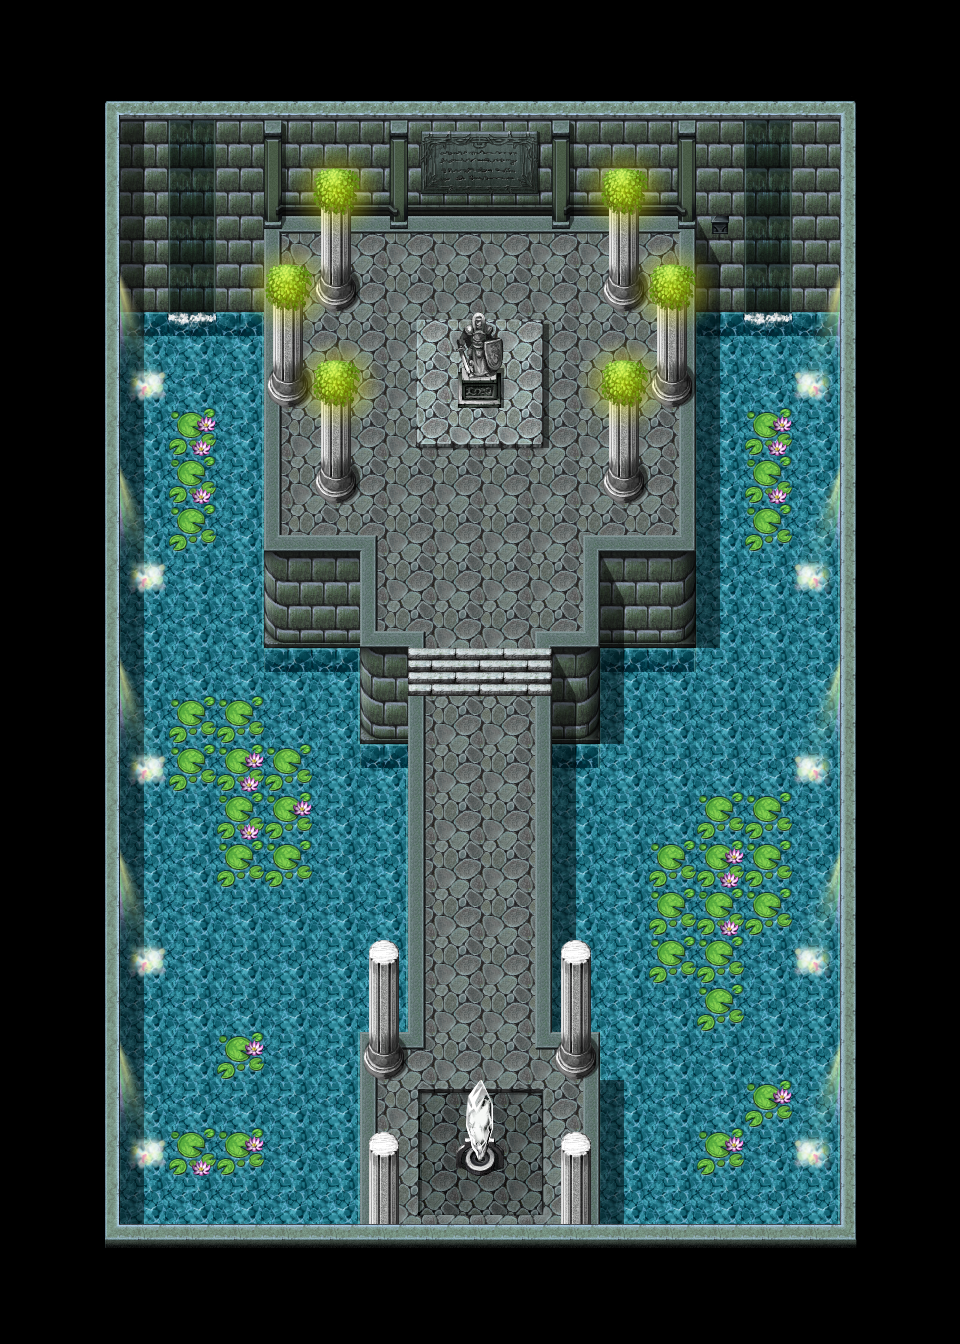

A 2D game scene composited from a Tiled map and its tileset images. What follows is a short description and the map's XML, with each tile layer's data collapsed to a summary:
An orthogonal 40x56 tile map with 24x24 px tiles, 9 tile layers (under0_none, under1_ground, under2_water, under3_reflection, ...), 9 tilesets and 26 objects (2x hero_s_hometown_chief_s_house_b2, note_statue_hero_s_hometown_hero_s_chamb, note_plaque_hero_s_hometown_hero_s_chamb, f, hero_s_hometown_hero_s_chamber, ...).

<map version="1.4" tiledversion="1.4.3" orientation="orthogonal" renderorder="right-down" width="40" height="56" tilewidth="24" tileheight="24" infinite="0" nextlayerid="18" nextobjectid="34">
 <properties>
  <property name="bgm" value="bgm_secret_chamber" />
  <property name="bgs" value="bgs_spring_flow" />
  <property name="lightmap_camera" value="heaven" />
  <property name="lightmap_map" value="bubbles" />
  <property name="step_sound" value="stone" />
 </properties>
 <tileset firstgid="1" name="hero_s_hometown_hero_s_chamber" tilewidth="24" tileheight="24" tilecount="950" columns="38">
  <image source="tilesets/hero_s_hometown_hero_s_chamber.png" width="912" height="600" />
 </tileset>
 <tileset firstgid="951" source="tilesets/fsm_inside01_a1.tsx" />
 <tileset firstgid="1719" source="tilesets/fsm_waterobject01.tsx" />
 <tileset firstgid="2487" source="tilesets/fsm_inside01_b.tsx" />
 <tileset firstgid="3511" source="tilesets/fsm_inside01_e.tsx" />
 <tileset firstgid="4535" source="tilesets/fsm_town01_b.tsx" />
 <tileset firstgid="5559" source="tilesets/fsm_object02.tsx" />
 <tileset firstgid="6327" source="tilesets/fsm_inside01_a2.tsx" />
 <tileset firstgid="7095" source="tilesets/fsm_glow.tsx" />
 <layer id="2" name="under0_none" width="40" height="56">
  <data>[2240 cells, 0 non-empty, 0 distinct tile ids]</data>
 </layer>
 <layer id="1" name="under1_ground" width="40" height="56">
  <data>[2240 cells, 2240 non-empty, 310 distinct tile ids]</data>
 </layer>
 <layer id="3" name="under2_water" width="40" height="56">
  <data>[2240 cells, 728 non-empty, 24 distinct tile ids]</data>
 </layer>
 <layer id="4" name="under3_reflection" width="40" height="56">
  <data>[2240 cells, 696 non-empty, 20 distinct tile ids]</data>
 </layer>
 <layer id="5" name="under4_plants" width="40" height="56">
  <data>[2240 cells, 204 non-empty, 25 distinct tile ids]</data>
 </layer>
 <layer id="6" name="under5_lights" width="40" height="56">
  <data>[2240 cells, 116 non-empty, 28 distinct tile ids]</data>
 </layer>
 <layer id="7" name="over6_objects" width="40" height="56">
  <data>[2240 cells, 94 non-empty, 22 distinct tile ids]</data>
 </layer>
 <layer id="8" name="over7_glow" width="40" height="56">
  <data>[2240 cells, 96 non-empty, 16 distinct tile ids]</data>
 </layer>
 <layer id="9" name="over8_none" width="40" height="56">
  <data>[2240 cells, 0 non-empty, 0 distinct tile ids]</data>
 </layer>
 <objectgroup color="#0055ff" id="17" name="sound" />
 <objectgroup color="#aa0000" id="10" name="collision" visible="0">
  <object id="1" x="696" y="96" width="168" height="1176" />
  <object id="2" x="96" y="96" width="168" height="1176" />
  <object id="4" x="264" y="96" width="432" height="120" />
  <object id="5" x="600" y="264" width="48" height="48" />
  <object id="6" x="312" y="264" width="48" height="48" />
  <object id="7" x="264" y="360" width="48" height="48" />
  <object id="8" x="312" y="456" width="48" height="48" />
  <object id="9" x="456" y="360" width="48" height="48" />
  <object id="10" x="648" y="360" width="48" height="48" />
  <object id="11" x="600" y="456" width="48" height="48" />
  <object id="12" x="264" y="552" width="96" height="720" />
  <object id="13" x="600" y="552" width="96" height="720" />
  <object id="14" x="552" y="648" width="48" height="432" />
  <object id="15" x="360" y="648" width="48" height="432" />
  <object id="16" x="456" y="1128" width="48" height="48" />
  <object id="19" x="408" y="1248" width="144" height="24" />
  <object id="32" x="360" y="1224" width="48" height="48" />
  <object id="33" x="552" y="1224" width="48" height="48" />
 </objectgroup>
 <objectgroup color="#5500ff" id="14" name="rest">
  <object id="23" name="note_statue_hero_s_hometown_hero_s_chamber" x="456" y="384" width="48" height="24" />
  <object id="24" name="note_plaque_hero_s_hometown_hero_s_chamber" x="432" y="192" width="96" height="24" />
 </objectgroup>
 <objectgroup color="#55ff7f" id="13" name="npc">
  <object id="21" name="fairy01" type="f" x="456" y="240" width="48" height="24">
   <properties>
    <property name="conversation" value="save01" />
    <property name="direction" value="south" />
   </properties>
  </object>
 </objectgroup>
 <objectgroup color="#55aaff" id="11" name="spawn">
  <object id="18" name="hero_s_hometown_chief_s_house_b2" x="456" y="1080" width="48" height="24">
   <properties>
    <property name="direction" value="north" />
   </properties>
  </object>
  <object id="22" name="hero_s_hometown_hero_s_chamber" x="456" y="432" width="48" height="24">
   <properties>
    <property name="direction" value="north" />
   </properties>
  </object>
 </objectgroup>
 <objectgroup color="#ffaa7f" id="12" name="warp">
  <object id="17" name="hero_s_hometown_chief_s_house_b2" x="456" y="1128" width="48" height="48" />
 </objectgroup>
 <objectgroup color="#ffff00" id="16" name="quest">
  <object id="25" name="quest0003" type="discover" x="408" y="1032" width="144" height="48">
   <properties>
    <property name="task" value="1" />
   </properties>
  </object>
  <object id="26" name="quest0003" type="check" x="456" y="384" width="48" height="24">
   <properties>
    <property name="task" value="2" />
   </properties>
  </object>
 </objectgroup>
</map>
